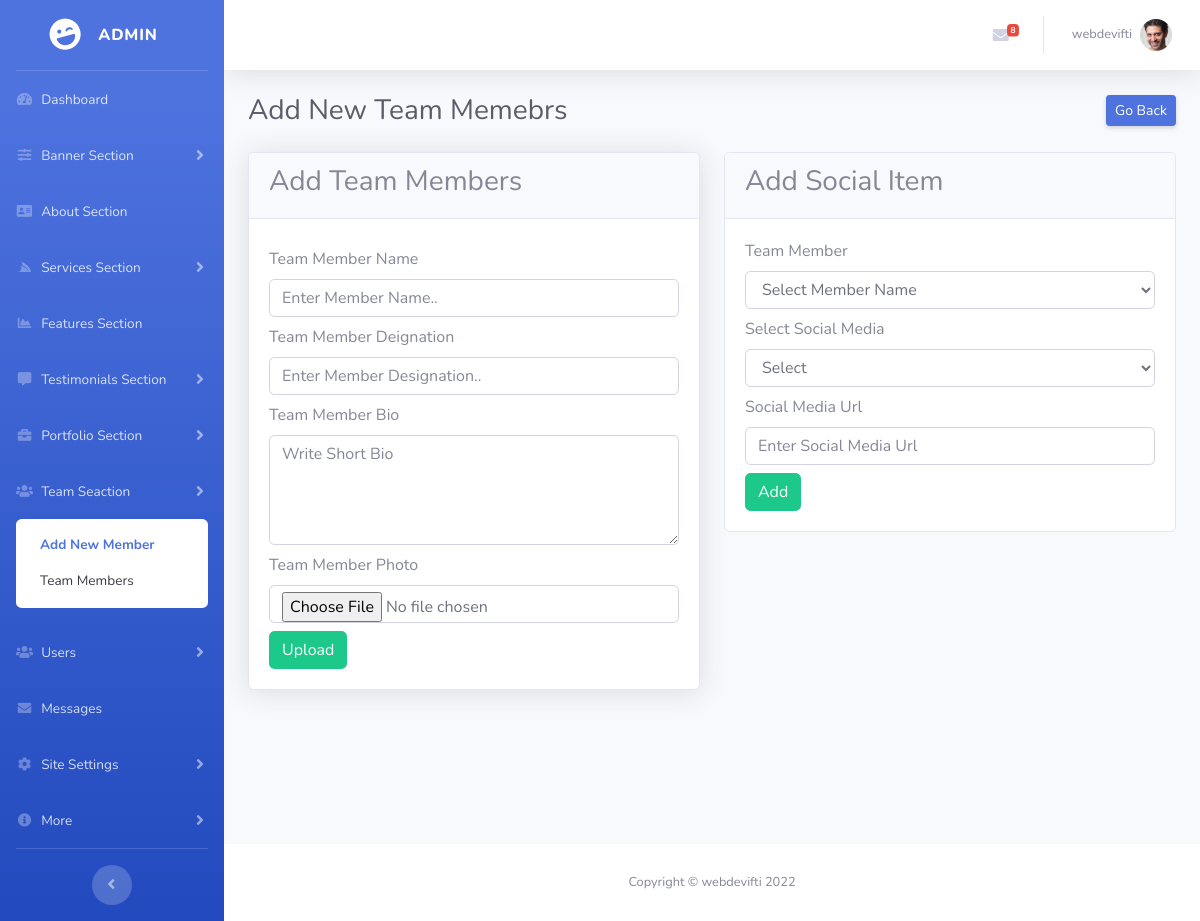
The app's page /admin/add-member.php (signed in) with its own data.
### tables this page shows
CREATE TABLE `users` (
  `id` int(11) NOT NULL,
  `full_name` varchar(255) NOT NULL,
  `username` varchar(255) NOT NULL,
  `email` varchar(255) NOT NULL,
  `password` varchar(255) NOT NULL,
  `role` varchar(20) NOT NULL,
  `status` tinyint(1) NOT NULL DEFAULT 1,
  `photo` varchar(255) DEFAULT NULL,
  `created_at` datetime NOT NULL DEFAULT current_timestamp(),
  `updated_at` datetime NOT NULL DEFAULT current_timestamp() ON UPDATE current_timestamp(),
  `phone_number` varchar(20) NOT NULL
);

### configs/messageFunction.php (called while the page is built, shortened)
<?php
function getMessages(){
    global $con;
    $result = mysqli_query($con, "SELECT * FROM `message_from_user` ORDER BY `sended_at` DESC LIMIT 10");
    return $result;
}

### configs/functions.php (called while the page is built, shortened)
<?php
function getLoggedInUserData($email){
    global $con;
    $query = "SELECT * FROM `users` WHERE `email` = '$email'";
    $excute_query = mysqli_query($con, $query);
    $result = mysqli_fetch_assoc($excute_query);
    return $result;
}

### admin/add-member.php (the view, shortened to what this page needs)
<?php require 'layouts/header.php'; ?>
        <?php require 'layouts/sidebar.php'; ?>
        <div id="content-wrapper" class="d-flex flex-column">
            <div id="content">
                <?php require 'layouts/topbar.php'; ?>
                <div class="container-fluid">
                    <div class="d-sm-flex align-items-center justify-content-between mb-4">
                        <h1 class="h3 mb-0 text-gray-800">Add New Team Memebrs</h1>
                        <a href="team-members.php" class="d-none d-sm-inline-block btn btn-sm btn-primary shadow-sm">Go Back</a>
                    </div>
                    <div class="row">
                        <div class="col-lg-6">
                            <div class="card shadow">
                                <div class="card-header">
                                    <h3>Add Team Members</h3>
                                </div>
                                <div class="card-body">
                                    <form action="" method="POST" enctype="multipart/form-data">
                                        <div class="mt-2">
                                            <label for="">Team Member Name</label>
                                            <input type="text" placeholder="Enter Member Name.." name="name" class="form-control">
                                        </div>
                                        <div class="mt-2">
                                            <label for="">Team Member Deignation</label>
                                            <input type="text" placeholder="Enter Member Designation.." name="designation" class="form-control">
                                        </div>
                                        <div class="mt-2">
                                            <label for="">Team Member Bio</label>
                                            <textarea name="bio" cols="30" rows="4" placeholder="Write Short Bio" class="form-control"></textarea>
                                        </div>
                                        <div class="mt-2">
                                            <label for="">Team Member Photo</label>
                                            <input type="file" name="member_photo" class="form-control">
                                        </div>
                                        <div class="mt-2">
                                            <button type="submit" name="uploadTeam" class="btn btn-success">Upload</button>
                                        </div>
                                    </form>
                                </div>
                            </div>
                        </div>
                        <div class="col-lg-6">
                            <div class="card">
                                <div class="card-header">
                                    <h3>Add Social Item</h3>
                                </div>
                                <div class="card-body">
                                    <form action="add-member.php" method="POST">
                                        <div class="mb-2">
                                            <label for="">Team Member</label>
                                            <select name="forwho" class="form-control">
                                                <option value="">Select Member Name</option>
                                            </select>
                                        </div>
                                        <div class="mb-2">
                                            <label for="">Select Social Media</label>
                                            <select name="social" class="form-control">
                                                <option value="">Select</option>
                                            </select>
                                        </div>
                                        <div class="mb-2">
                                            <label for="">Social Media Url</label>
                                            <input type="url" name="url" placeholder="Enter Social Media Url" class="form-control">
                                        </div>
                                        <button type="submit" class="btn btn-success" name="tsb">Add</button>
                                    </form>
                                </div>
                            </div>
                        </div>
                    </div>
                </div>
            </div>
<?php require 'layouts/footer.php'; ?>

### admin/layouts/topbar.php (shortened to what this page needs)
<nav class="navbar navbar-expand navbar-light bg-white topbar mb-4 static-top shadow">
                    <ul class="navbar-nav ml-auto">
                        <li class="nav-item dropdown no-arrow mx-1">
                            <a class="nav-link dropdown-toggle msg_counter" href="#" id="messagesDropdown" role="button"
                                data-toggle="dropdown" aria-haspopup="true" aria-expanded="false">
                                <i class="fas fa-envelope fa-fw"></i>
                                <?php
                                $getmsg = getMessages();
                                $getRow = mysqli_num_rows($getmsg);
                                ?>
                                <span class="badge badge-danger badge-counter"><?= $getRow;?></span>
                            </a>
                        </li>
                        <?php
                        $email = $_SESSION['USEREMAIL'];
                           $data = getLoggedInUserData($email);
                        ?>
                        <li class="nav-item dropdown no-arrow">
                            <a class="nav-link dropdown-toggle" href="#" id="userDropdown" role="button"
                                data-toggle="dropdown" aria-haspopup="true" aria-expanded="false">
                                <span class="mr-2 d-none d-lg-inline text-gray-600 small"><?= $data['username']; ?></span>
                                <img class="img-profile rounded-circle"
                                    src="uploads/users/<?= $data['photo']; ?>">
                            </a>
                        </li>
                    </ul>
                </nav>

### records on screen
users: username "webdevifti", photo (picture)

### other values on screen
$getRow "8"
